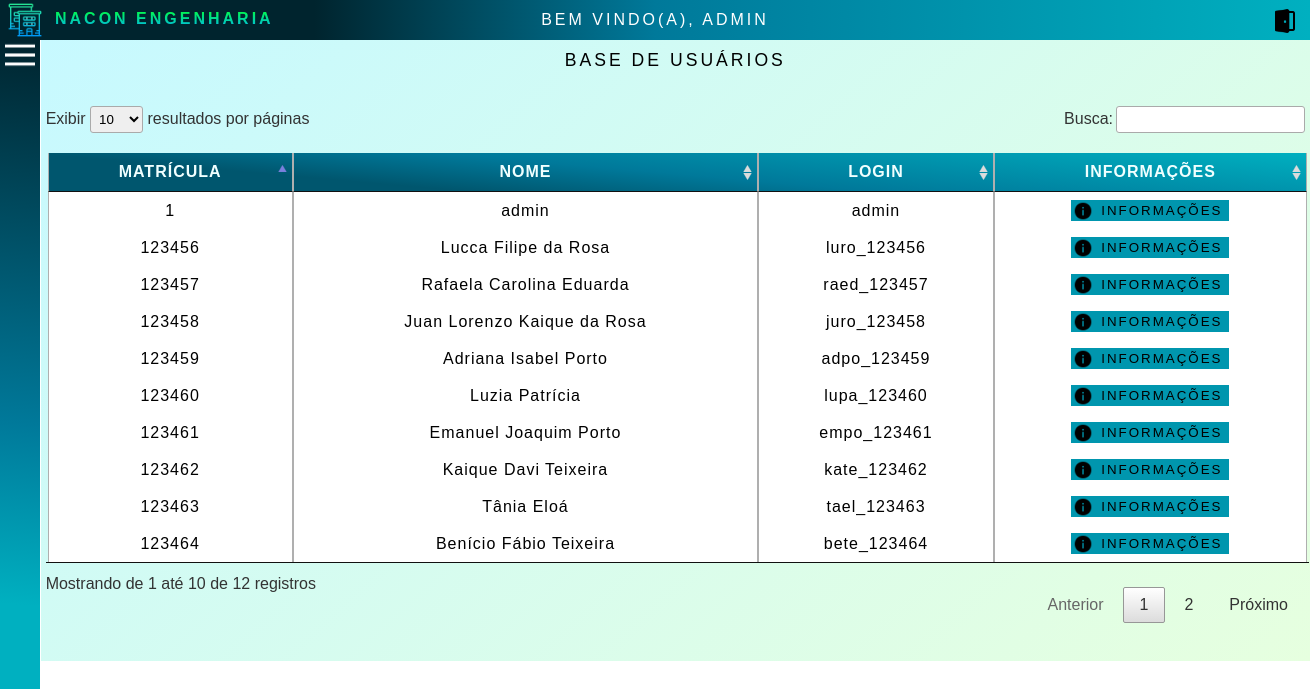
Screenshot of /baseusuarios.php (signed in) with the database file from the repository.
### tables this page shows
CREATE TABLE `tb_usuario` (
  `US_IDUSUARIO` int(11) NOT NULL,
  `US_NOME` varchar(30) NOT NULL,
  `US_LOGIN` varchar(30) NOT NULL,
  `US_SENHA` varchar(30) NOT NULL,
  PRIMARY KEY (`US_IDUSUARIO`)
);

### baseusuarios.php (the view, shortened to what this page needs)
<!DOCTYPE html><!DOCTYPE html>
<html lang="pt-br">
<head>
    <link rel="stylesheet" href='css/estilo_menu.css'>
    <link rel="stylesheet" href='css/estilo_bases.css'>
    <link rel="stylesheet" href='script/ordenacao/DataTables/css/jquery.dataTables.css'>
</head>
    <body>
        <header class='cabecalho'>
            <div class='itens-cabecalho'>
            <img src="img/empresa.png" class='logo'>
                <div class='empresa'> NACON ENGENHARIA</div>
                <a href="index.php"><img src="img/sair.png" alt="LogOut" class='logout'></a>
                <div class='user'>
                    Bem Vindo(a),
                    <?php
                        echo($_SESSION['nome']);
                    ?>
                </div>
            </div>
        </header>
        <nav class='navegacao'>
                <img src="img/menu.png" alt="" class='img-menu'>
            </nav>
        <div class='container'>
            <h1>Base de Usuários</h1>
            <div class='container-tabela'>
                <table id='tabela'>
                    <thead>
                        <tr>
                            <th>MATRÍCULA</th>
                            <th>NOME</th>
                            <th>LOGIN</th>
                            <th>INFORMAÇÕES</th>
                        </tr>
                    </thead>
                        <?php
                            include("conexao.php");
                            $consulta_escrita = "select * from tb_usuario";
                            $consulta = mysqli_query($con, $consulta_escrita);
                            while($row_consulta = mysqli_fetch_assoc($consulta)){
                                $id = $row_consulta['US_IDUSUARIO'];
                                $nome = $row_consulta['US_NOME'];
                                $login = $row_consulta['US_LOGIN'];
                                echo("
                                    <tr id='linha'>
                                        <td>$id</td>
                                        <td>$nome</td>
                                        <td>$login</td>
                                        <td><button class='btn_info' onclick='maisInfo(this)'>INFORMAÇÕES</button></td>
                                    </tr>
                                ");
                            }
                        ?>
                </table>
            </div>
        </div>
    </body>
</html>

### css/estilo_menu.css (style rules this page uses)
* { margin: 0; padding: 0; font-family: Sans-serif; }
html { height: 100%; }
.cabecalho { background: rgb(0,36,46); background: linear-gradient(90deg, rgba(0,36,46,1) 24%, rgba(0,121,154,1) 50%, rgba(0,176,192,1) 100%); height: 40px; position: relative; letter-spacing: 3px; }
.logout { float: right; height: 70%; width: 40px; margin-right: 5px; margin-top: 6px; width: 30px; }
.logo { margin-top:0px; width: 40px; padding-top: 0; display: block; float: left; }
.user { text-transform: uppercase; line-height: 40px; text-align: center; color: white; width: 700px; margin: 0 auto; }
.navegacao { background: rgb(0,176,192); background: linear-gradient(5deg, rgba(0,176,192,1) 25%, rgba(0,121,154,1) 49%, rgba(0,36,46,1) 100%); height: 94%; width: 40px; transition: width .3s; z-index: 1; position: absolute; }
.img-menu { width: 30px; height: 30px; padding-left: 5px; display: inline; position: absolute; margin: 0 auto; }
.empresa { background: -webkit-gradient(linear, left top, left bottom, from(rgba(0,255,64,1)), to(rgba(0,172,255,1))); -webkit-background-clip: text; -webkit-text-fill-color: transparent; margin: 0; padding: 0; width: 300px; margin: 10px; height: 20px; position: absolute; font-weight: bolder; display: block; float: left; margin-left: 50px; }
.container { width: 96.9%; height: 93.5%; position: relative; float: right; background-image: linear-gradient(138deg, rgba(199,249,255,1) 0%, rgba(230,255,223,1) 100%); }
.itens-cabecalho { width: 1300px; margin: 0 auto; }
a { color: white; margin-top: 20px; }

### css/estilo_bases.css (style rules this page uses)
* { margin: 0; padding: 0; }
h1 { text-align: center; letter-spacing: 3px; font-size: 1.1em; text-transform: uppercase; font-variant: small-caps; font-weight: lighter; width: 500px; margin: 10px auto; }
th, td { letter-spacing: 1px; border-left: 1px solid rgb(175, 175, 175); border-right: 1px solid rgb(175, 175, 175); text-align: center; }
thead { position: sticky; top:0; color: azure; background-image: linear-gradient(5deg,rgba(0,86,110,1) 25%, rgba(0,121,154,1) 49%, rgba(0,176,192,1) 100%); }
tr { border:rgb(175, 175, 175) solid 1px; }
.container-tabela { margin-top: 30px; height: 550px; overflow-y: auto; overflow-x: auto; padding: 5px; }
table { padding-top: 20px; padding-left: 2px; padding-right: 2px; }
.btn_info { background-color: rgb(0,150,174); border: none; padding: 3px 7px; padding-left: 30px; letter-spacing: 2px; background-image: url(../img/info-preto.png); background-repeat: no-repeat; background-size: 20px; background-position-x: 2px; background-position-y: 1px; cursor: pointer; }
a { text-decoration: none; }

### rows the page displays
tb_usuario: US_IDUSUARIO "1", US_NOME "admin", US_LOGIN "admin"
tb_usuario: US_IDUSUARIO "123456", US_NOME "Lucca Filipe da Rosa", US_LOGIN "luro_123456"
tb_usuario: US_IDUSUARIO "123457", US_NOME "Rafaela Carolina Eduarda", US_LOGIN "raed_123457"
tb_usuario: US_IDUSUARIO "123458", US_NOME "Juan Lorenzo Kaique da Rosa", US_LOGIN "juro_123458"
tb_usuario: US_IDUSUARIO "123459", US_NOME "Adriana Isabel Porto", US_LOGIN "adpo_123459"
tb_usuario: US_IDUSUARIO "123460", US_NOME "Luzia Patrícia", US_LOGIN "lupa_123460"
tb_usuario: US_IDUSUARIO "123461", US_NOME "Emanuel Joaquim Porto", US_LOGIN "empo_123461"
tb_usuario: US_IDUSUARIO "123462", US_NOME "Kaique Davi Teixeira", US_LOGIN "kate_123462"
tb_usuario: US_IDUSUARIO "123463", US_NOME "Tânia Eloá", US_LOGIN "tael_123463"
tb_usuario: US_IDUSUARIO "123464", US_NOME "Benício Fábio Teixeira", US_LOGIN "bete_123464"

### other values shown
$_SESSION['nome'] "ADMIN"
